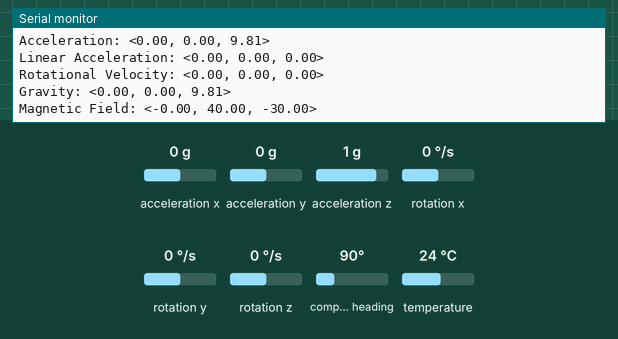
The sketch below on a simulated Arduino Uno, built with avr-gcc and run on an emulated ATmega328P. Parts: the last lines printed to the serial monitor. The inputs (shaded band) are chosen by the test bench; at power-on: acceleration x 0 g, acceleration y 0 g, compass heading 90°, acceleration z 1 g, rotation x 0 °/s, rotation y 0 °/s, rotation z 0 °/s, temperature 24 °C.

Above: at 3.4 s.
3.5 s: acceleration x set to -1.4 g
At 3.54 s:
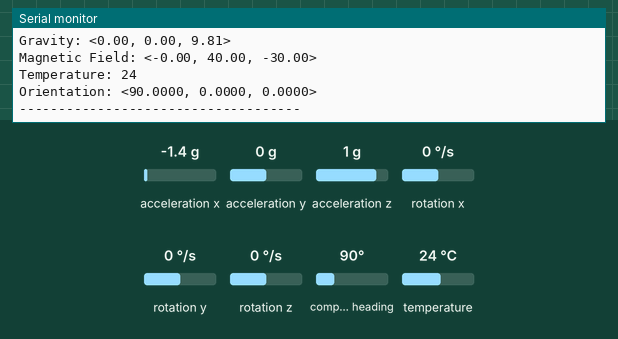
6.5 s: acceleration y set to -1.4 g
At 6.5 s:
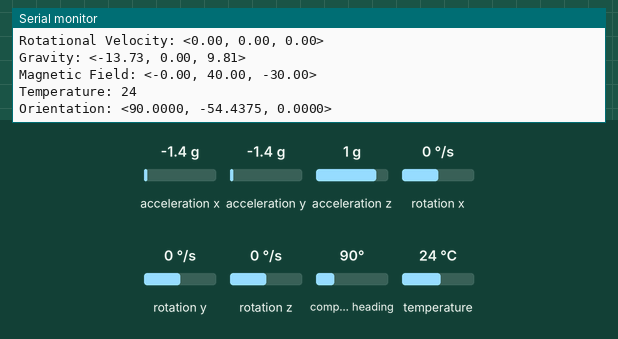
9.5 s: compass heading set to 7°
At 9.53 s:
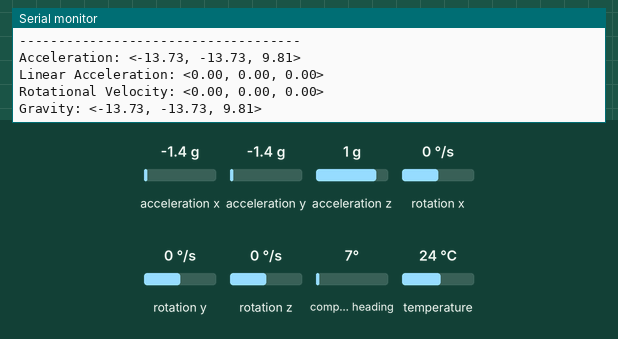
12.5 s: acceleration z set to -1.4 g
At 12.57 s:
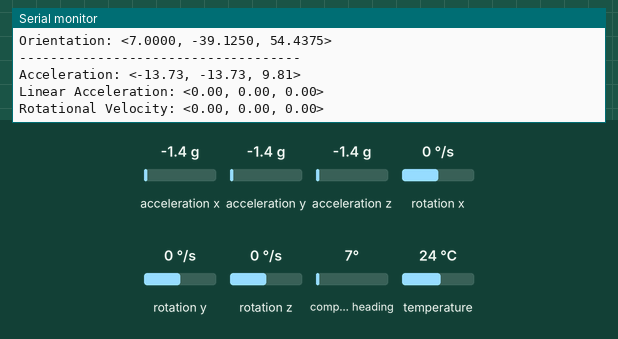
15.5 s: rotation x set to -192 °/s
At 15.67 s:
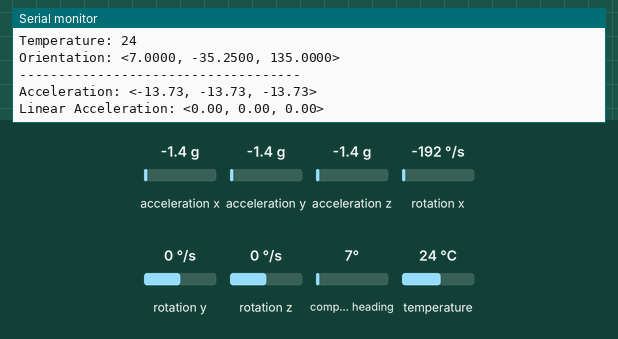
18.5 s: rotation y set to 100 °/s
At 18.75 s:
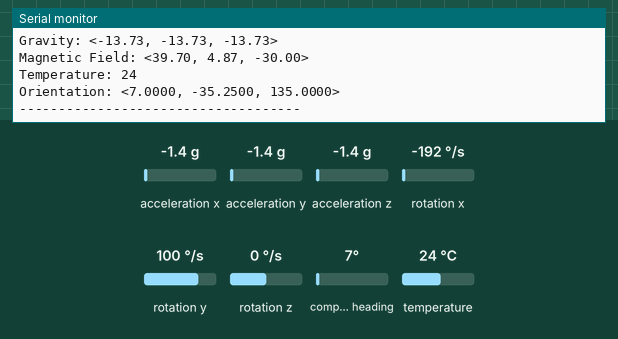
Timing chart, 0 to 21.5 s (numbered marks = the images above; inputs shaded):
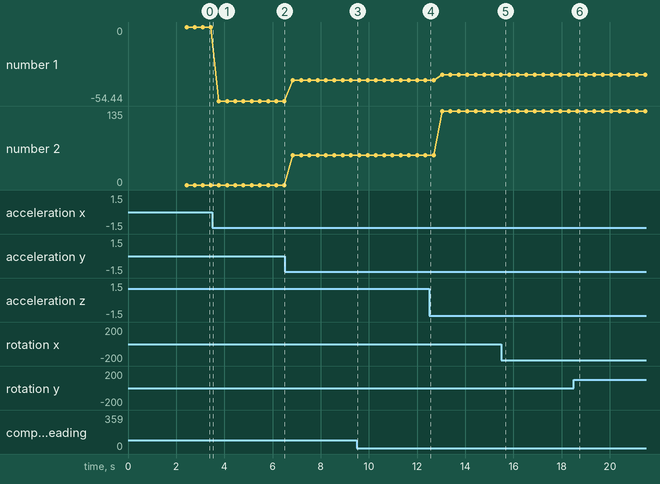

Measured:
- plotted number 1: 0 → -54.44 after the input at 3.5 s, -54.44 → -39.12 after the input at 6.5 s, -39.12 → -35.25 after the input at 12.5 s
- plotted number 2: 0 → 54.44 after the input at 6.5 s, 54.44 → 135 after the input at 12.5 s

The sketch:

Adafruit_BNO055_Sample_Code.ino
```cpp
/* This code reads raw data from the BNO055

   Connections
   ===========
   Connect SCL to analog 5
   Connect SDA to analog 4
   Connect VDD to 3.3V DC
   Connect GROUND to common ground

   History
   =======
   2015/MAR/03  - First release (KTOWN)
*/


#include <Adafruit_Sensor.h>
#include <Adafruit_BNO055.h>

Adafruit_BNO055 bno = Adafruit_BNO055(55);


void setup() {
  // Open serial communications and wait for port to open:
  Serial.begin(9600);

  while (!Serial) {
     // wait for serial port to connect. Needed for native USB port only
  }


  //Check to see if the Inertial Sensor is wired correctly and functioning normally
  if(!bno.begin()){
    Serial.println("Inertial Sensor failed, or not present");
  }else{
    Serial.println("Inertial Sensor present");
  }
  delay(1000);
  //Retreive data on the sensor like software version and any error codes
  Serial.println("Sensor details:");
  displaySensorDetails();
  Serial.println("Sensor status:");
  displaySensorStatus();


}

void loop() {
  //Uses both rawdata and the Adafruit sensor object to grab data from the sensor
  sensors_event_t event;
  bno.getEvent(&event);
  uint8_t Temperature = bno.getTemp(); //Temperature in degrees Celsius
  imu::Vector<3> Acceleration = bno.getVector(Adafruit_BNO055::VECTOR_ACCELEROMETER);  //Acceleration in meters per second squared
  imu::Vector<3> Linear_Acceleration = bno.getVector(Adafruit_BNO055::VECTOR_LINEARACCEL);//Acceleration in meters per second squared
  imu::Vector<3> Rotational_Velocity = bno.getVector(Adafruit_BNO055::VECTOR_GYROSCOPE); //Angular velocity in radians per second
  imu::Vector<3> Gravity = bno.getVector(Adafruit_BNO055::VECTOR_GRAVITY);  //Gravitational strength in meters per second squared
  imu::Vector<3> Magnetic_Field = bno.getVector(Adafruit_BNO055::VECTOR_MAGNETOMETER); //Magnetic field intensity in micro Tesla or uT


   // print to the serial port:
   Serial.println("Acceleration: "+getString(Acceleration));
   Serial.println("Linear Acceleration: " + getString(Linear_Acceleration));
   Serial.println("Rotational Velocity: "+getString(Rotational_Velocity));
   Serial.println("Gravity: "+getString(Gravity));
   Serial.println("Magnetic Field: " + getString(Magnetic_Field));
   Serial.println("Temperature: "+String(Temperature));
   //Prints the adafruit sensor orientation, it isn't a vector like the rest, so this is just easier
   Serial.print("Orientation: <");
   Serial.print(event.orientation.x, 4);
   Serial.print(", ");
   Serial.print(event.orientation.y, 4);
   Serial.print(", ");
   Serial.print(event.orientation.z, 4);
   Serial.println(">");
   Serial.println("------------------------------------");

   delay(100);
}
void displaySensorDetails(void){
  sensor_t sensor;
  bno.getSensor(&sensor);

  Serial.println("------------------------------------");
  Serial.print  ("Sensor:       "); Serial.println(sensor.name);
  Serial.print  ("Driver Ver:   "); Serial.println(sensor.version);
  Serial.print  ("Unique ID:    "); Serial.println(sensor.sensor_id);
  Serial.print  ("Max Value:    "); Serial.print(sensor.max_value); Serial.println(" xxx");
  Serial.print  ("Min Value:    "); Serial.print(sensor.min_value); Serial.println(" xxx");
  Serial.print  ("Resolution:   "); Serial.print(sensor.resolution); Serial.println(" xxx");
  Serial.println("------------------------------------");
  Serial.println("");
  delay(500);
}
void displaySensorStatus(void){
  /* Get the system status values (mostly for debugging purposes) */
  uint8_t system_status, self_test_results, system_error;
  system_status = self_test_results = system_error = 0;
  bno.getSystemStatus(&system_status, &self_test_results, &system_error);

  /* Display the results in the Serial Monitor */
  Serial.println("");
  Serial.print("System Status: 0x");
  Serial.println(system_status, HEX);
  Serial.print("Self Test:     0x");
  Serial.println(self_test_results, HEX);
  Serial.print("System Error:  0x");
  Serial.println(system_error, HEX);
  Serial.println("------------------------------------");

  delay(500);
}
/* Takes vector output and makes it a nice string to look at, may change it to a row vector but whatever
 *
 */
String getString(imu::Vector<3> vec){
  String res = ("<" + String(vec.x()) + ", " + String(vec.y()) + ", " + String(vec.z())+">");
  //Serial.println(res);
  return res;
}
```
